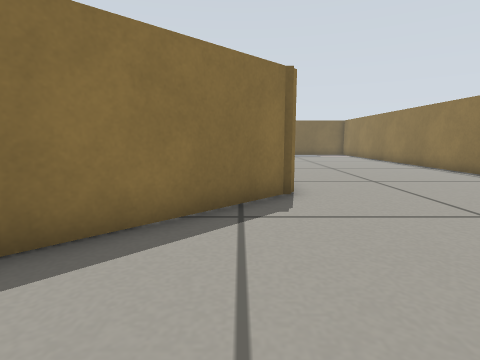
View 1 (above)

24 first-person views from a walk through a world built for the Gazebo simulator. The camera is 0.31 m above the floor, tilts 8° down and sees 80° across. The floor is counted in squares, 0.25 m on a side. Each view is taken from the middle of a square. On the plan, view 1 faces up. The plan holds only what a view shows up to about 13 squares ahead; the rest is blank.

View 2
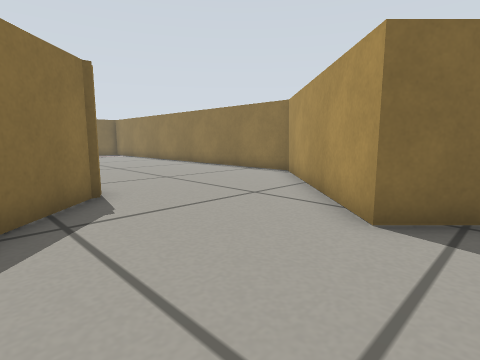

View 3
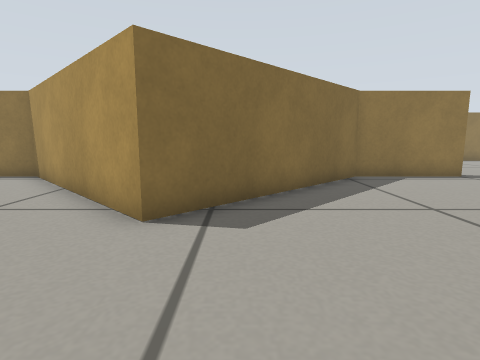

View 4
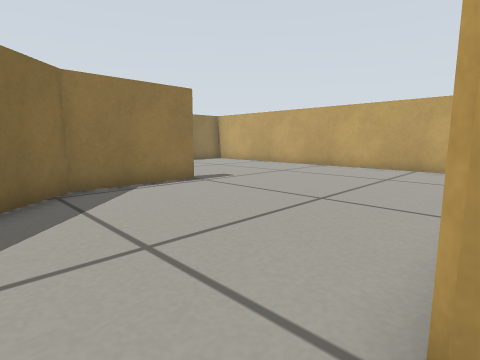

View 5
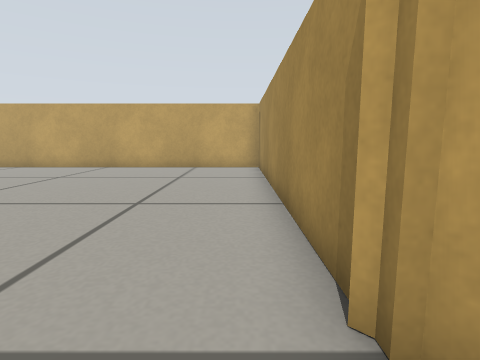

View 6
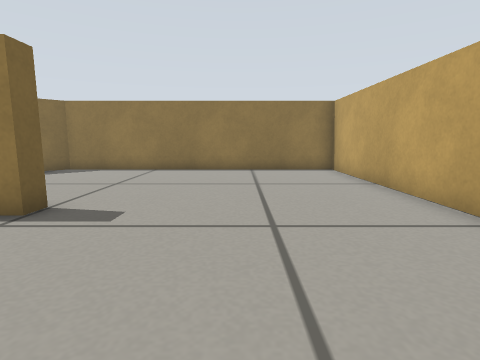

View 7
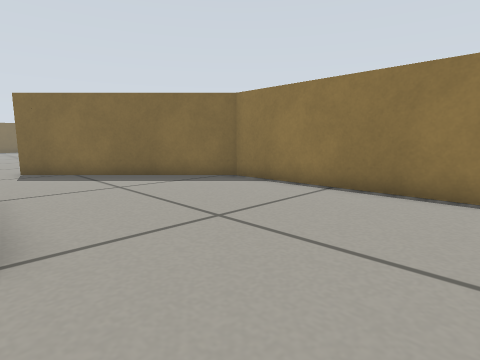

View 8
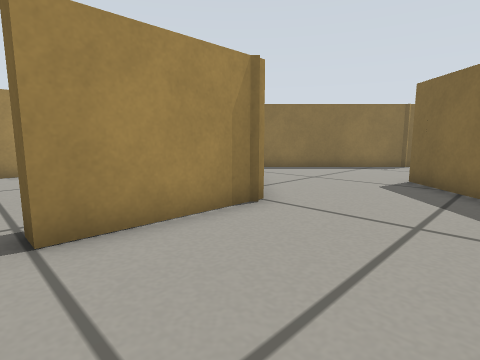

View 9
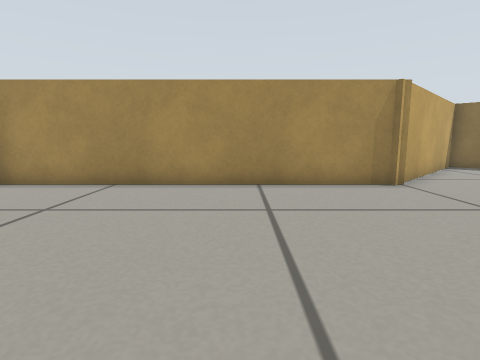

View 10
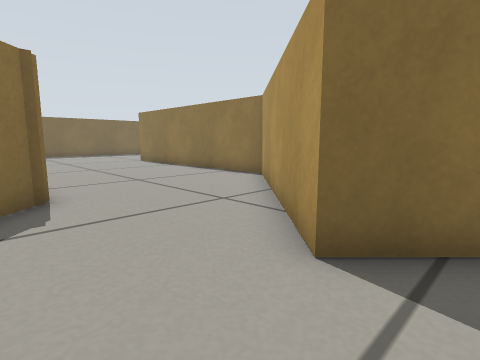

View 11
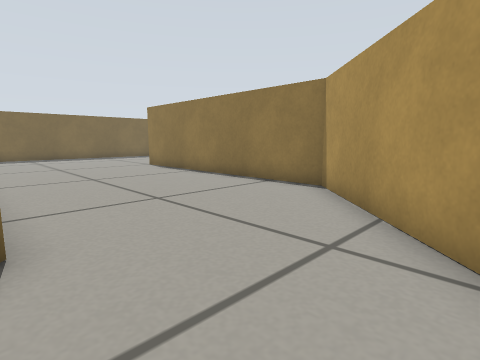

View 12
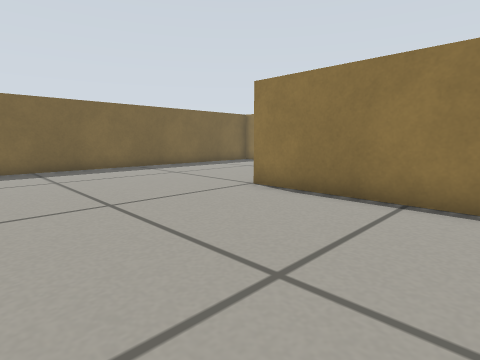

View 13
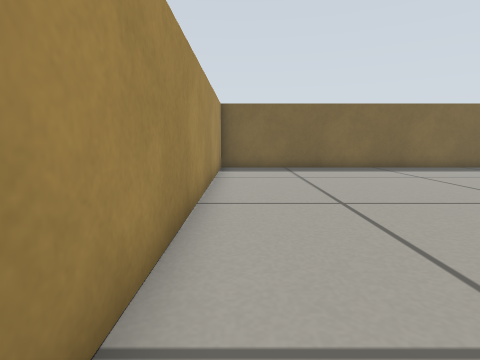

View 14
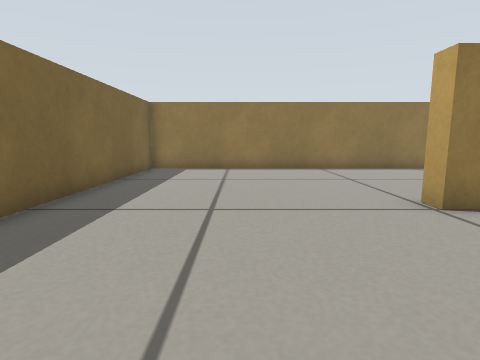

View 15
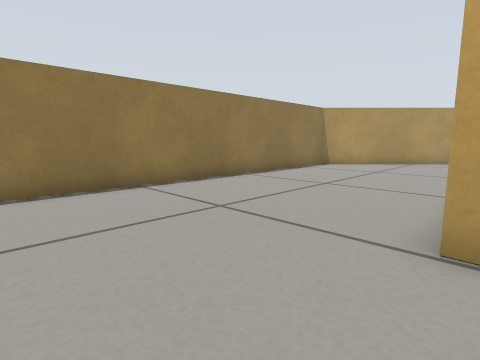

View 16
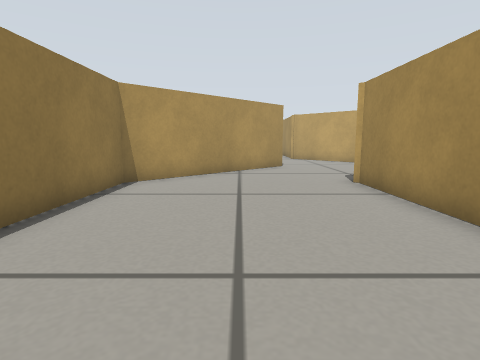

View 17
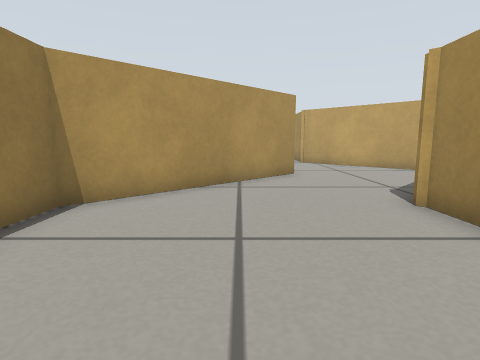

View 18
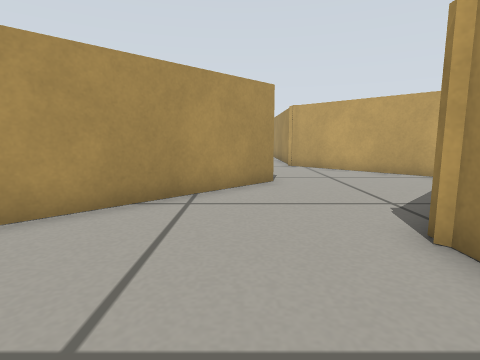

View 19
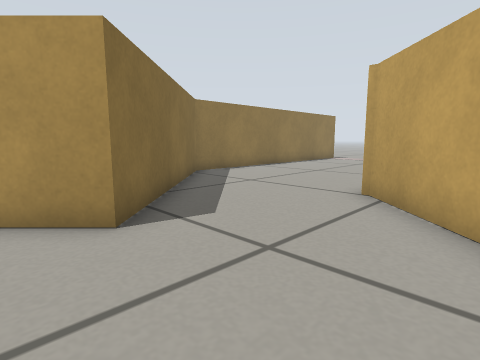

View 20
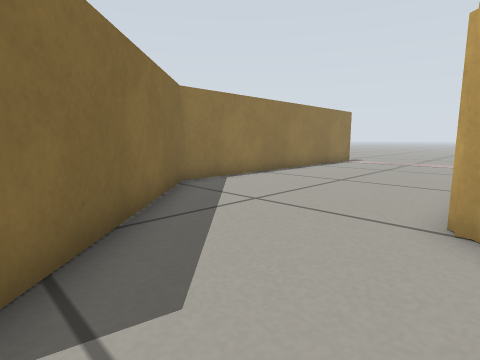

View 21
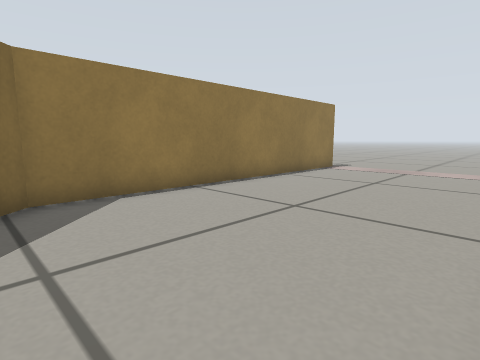

View 22
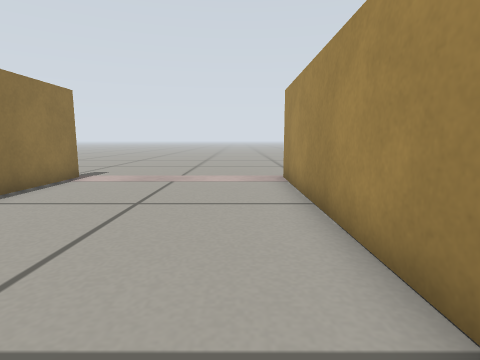

View 23
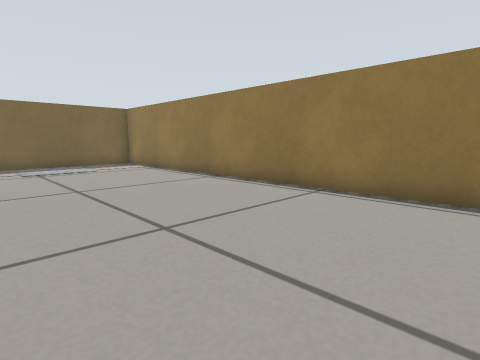

View 24
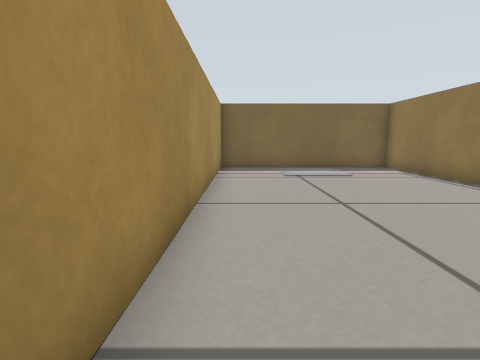

### Floor plan
Points are (right, up) in squares from view 1. A wall is a line through its corners. A room is listed if a view was taken in it or the views show most of it. See-through windows are left out.
Room 1 (views 1, 2, 3, 4, 5, 6, 7, 8, 9, 10, 11)
walls: (9.2, -3.4) (9.2, -7.5) (8.6, -7.5) (8.6, -3.9) (3.2, 1.5) (6.9, 5.1); (1.2, -3.4) (1.2, -14.9) (16, -14.9) (16, -3.9) (10.6, 1.5) (14.1, 4.9); (9.4, 6.8) (4.5, 1.9); (1.4, 6.8) (-3.9, 1.5) (1.3, -3.8)
ways out: opening at (11.5, 5) to room 2; opening at (4, 6) to room 5
Room 2 (views 12, 13, 14, 15, 16, 17, 18)
walls: (16.6, 11) (16.6, 6.8); (14.1, 4.9) (16, 6.8) (16, 16.4) (16.6, 16.4); (21.1, 4.6) (23.4, 6.8) (23.4, 23.8) (9.2, 23.8) (9.2, 11.9)
ways out: opening at (11.5, 5) to room 1; opening at (18.5, 6) to room 3
Room 3 (views 19, 20)
walls: (12.4, 0.5) (16, -3.1); (20.1, -0.6) (18, 1.5) (21.1, 4.6)
ways out: opening at (18.5, 6) to room 2; opening at (18, -1.3) to room 4
Room 4 (views 21, 22)
walls: (16.6, -7.5) (16.6, -15.5); (23.4, -15.5) (23.4, -3.9) (20.1, -0.6); (16, -3.1) (16.7, -3.8)
ways out: opening at (18, -1.3) to room 3; opening at (16.5, -16.5); opening at (23.5, -16.5)
Room 5 (views 23, 24)
walls: (6.9, 5.1) (8.6, 6.8) (8.6, 23.8) (1.2, 23.8) (1.2, 11.9)
ways out: opening at (4, 6) to room 1

Where each view was taken, in squares from view 1:
view 1: 0 up, 0 right, facing up
view 2: 0 up, 1 left, facing up-right
view 3: 0 up, 1 left, facing right
view 4: 2 down, 1 right, facing down-right
view 5: 2 down, 2 right, facing down
view 6: 11 down, 4 right, facing right
view 7: 11 down, 9 right, facing up-right
view 8: 8 down, 13 right, facing up-left
view 9: 8 down, 9 right, facing left
view 10: 0 up, 8 right, facing up-right
view 11: 3 up, 9 right, facing up-right
view 12: 11 up, 10 right, facing up-right
view 13: 11 up, 10 right, facing up
view 14: 20 up, 11 right, facing right
view 15: 20 up, 16 right, facing down-right
view 16: 15 up, 20 right, facing down
view 17: 12 up, 20 right, facing down
view 18: 10 up, 19 right, facing down
view 19: 3 up, 14 right, facing down-right
view 20: 1 up, 16 right, facing down-right
view 21: 3 down, 17 right, facing down-right
view 22: 6 down, 18 right, facing down
view 23: 9 up, 2 right, facing up-right
view 24: 11 up, 2 right, facing up
